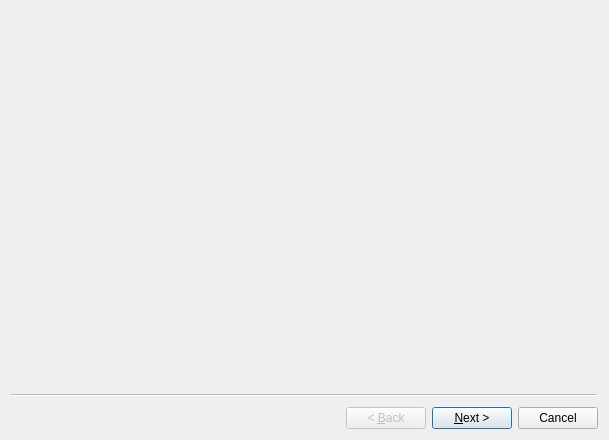
<?xml version="1.0" encoding="UTF-8"?>
<ui version="4.0">
 <class>Wizard</class>
 <widget class="QWizard" name="Wizard">
  <property name="geometry">
   <rect>
    <x>0</x>
    <y>0</y>
    <width>609</width>
    <height>440</height>
   </rect>
  </property>
  <property name="windowTitle">
   <string>Wizard</string>
  </property>
  <widget class="QWizardPage" name="wizardPage1"/>
  <widget class="QWizardPage" name="wizardPage2"/>
 </widget>
 <resources/>
 <connections/>
</ui>
